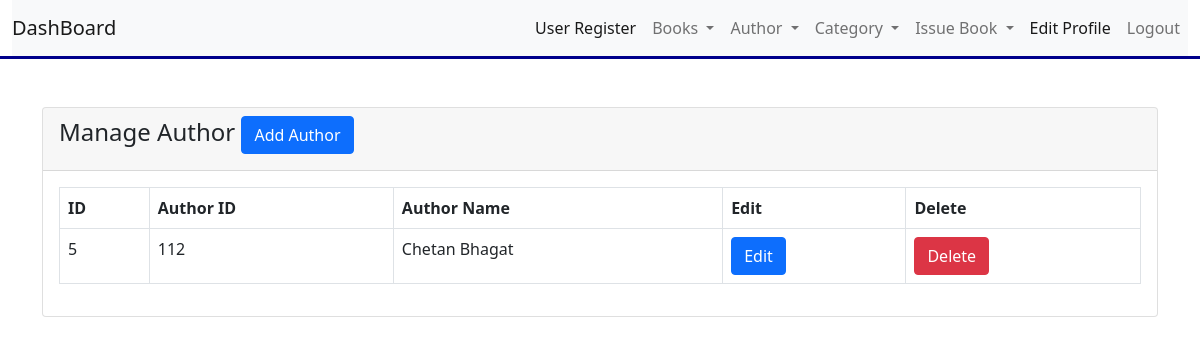
The page /ashow.php on the database its author committed.
### tables this page shows
CREATE TABLE `author` (
  `id` int(100) NOT NULL,
  `aid` int(100) NOT NULL,
  `aname` varchar(100) NOT NULL
);

### ashow.php (the view, shortened to what this page needs)
<!doctype html>
<html lang="en">
  <head>
    <link href="https://cdn.jsdelivr.net/npm/bootstrap@5.0.2/dist/css/bootstrap.min.css" rel="stylesheet">
  </head>
  <body>
  <?php include 'dashnav.php';?>
  <div class="container">
          <div class="row">
              <div class="col-md-12 mt-5">
                  <div class="card">
                      <div class="card-header">
                          <h4>Manage Author
                              <a href="author.php" class="btn btn-primary float-right">Add Author</a>
                          </h4>
                      </div>
                      <div class="card-body">
                          <?php
                          include 'connection.php';
                          $register = "SELECT * FROM author";
                          $register_run = mysqli_query($conn, $register);
                          if(mysqli_num_rows($register_run) >0)
                          {
                              ?>
                      <table class="table table-bordered">
                       <thead>
                       <tr>
                       <th scope="col">ID</th>
                       <th scope="col">Author ID</th>
                      <th scope="col">Author Name</th>
                      <th scope="col">Edit</th>
                      <th scope="col">Delete</th>
                      </tr>
                      </thead>
                      <tbody>
                          <?php
                         while($reg_row = mysqli_fetch_array($register_run))
                         {
                             ?>
                      <tr>
                      <td> <?php echo $reg_row['id']; ?></td>
                      <td> <?php echo $reg_row['aid']; ?></td>
                      <td> <?php echo $reg_row['aname']; ?></td>
                      <td>
                          <a href="aedit.php?id=<?php echo $reg_row['id']; ?>" class="btn btn-primary">Edit</a>
                      </td>
                           <td>
                          <form action="" method="post">
                              <button type="submit" name="delete_btn" class="btn btn-danger">Delete</button>
                          </form>
                      </td>
                       </tr>
                          <?php } ?>
                       </tbody>
                       </table>
                      <?php
                          }
                          else
                          {
                              echo "No Record Found";
                          }
                          ?>
                      </div>
                  </div>
              </div>
          </div>
      </div>
  </body>
</html>

### rows shown on the page
author: id "5", aid "112", aname "Chetan Bhagat"
